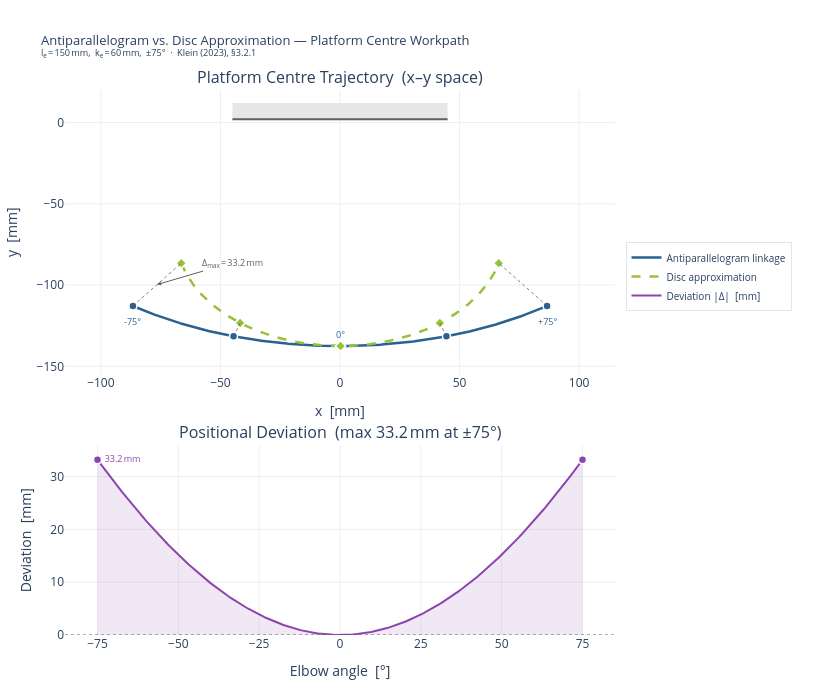

Notebook source saved alongside this figure:
### Code cell
# =================================================================
# Comparison — Antiparallelogram vs. Disc Approximation
# Platform centre trajectory and positional deviation
# =================================================================
from helpers.elbow_plots import comparison_static_figure

fig = comparison_static_figure(l_e, k_e, elbow_max_deg, show_caption=show_caption)
fig.show()

### Figure 1 — Plotly figure (JSON) as saved in the notebook; plotly's stock layout.template omitted (floating-point values rounded to 4 significant figures; data arrays with more than 128 entries replaced by an {"elided": "..."} marker saying what was removed)
{"data": [{"line": {"color": "#296193", "width": 2.5}, "mode": "lines", "name": "Antiparallelogram linkage", "type": "scatter", "x": {"elided": "400 float values"}, "xaxis": "x", "y": {"elided": "400 float values"}, "yaxis": "y"}, {"line": {"color": "#97C139", "dash": "dash", "width": 2.5}, "mode": "lines", "name": "Disc approximation", "type": "scatter", "x": {"elided": "400 float values"}, "xaxis": "x", "y": {"elided": "400 float values"}, "yaxis": "y"}, {"marker": {"color": "#296193", "line": {"color": "white", "width": 1.5}, "size": 8, "symbol": "circle"}, "mode": "markers", "showlegend": false, "type": "scatter", "x": [-86.59, -44.51, 0.2255, 44.51, 86.59], "xaxis": "x", "y": [-112.9, -131.5, -137.5, -131.5, -112.9], "yaxis": "y"}, {"marker": {"color": "#97C139", "line": {"color": "white", "width": 1.5}, "size": 8, "symbol": "diamond"}, "mode": "markers", "showlegend": false, "type": "scatter", "x": [-66.4, -41.76, 0.2255, 41.76, 66.4], "xaxis": "x", "y": [-86.53, -123.3, -137.5, -123.3, -86.53], "yaxis": "y"}, {"line": {"color": "#5F5F5F", "dash": "dot", "width": 0.8}, "mode": "lines", "showlegend": false, "type": "scatter", "x": [-86.59, -66.4], "xaxis": "x", "y": [-112.9, -86.53], "yaxis": "y"}, {"line": {"color": "#5F5F5F", "dash": "dot", "width": 0.8}, "mode": "lines", "showlegend": false, "type": "scatter", "x": [-44.51, -41.76], "xaxis": "x", "y": [-131.5, -123.3], "yaxis": "y"}, {"line": {"color": "#5F5F5F", "dash": "dot", "width": 0.8}, "mode": "lines", "showlegend": false, "type": "scatter", "x": [0.2255, 0.2255], "xaxis": "x", "y": [-137.5, -137.5], "yaxis": "y"}, {"line": {"color": "#5F5F5F", "dash": "dot", "width": 0.8}, "mode": "lines", "showlegend": false, "type": "scatter", "x": [44.51, 41.76], "xaxis": "x", "y": [-131.5, -123.3], "yaxis": "y"}, {"line": {"color": "#5F5F5F", "dash": "dot", "width": 0.8}, "mode": "lines", "showlegend": false, "type": "scatter", "x": [86.59, 66.4], "xaxis": "x", "y": [-112.9, -86.53], "yaxis": "y"}, {"fill": "toself", "fillcolor": "rgba(142,68,173,0.12)", "line": {"width": 0}, "mode": "lines", "showlegend": false, "type": "scatter", "x": {"elided": "800 float values"}, "xaxis": "x2", "y": {"elided": "800 float values"}, "yaxis": "y2"}, {"line": {"color": "#8E44AD", "width": 2}, "mode": "lines", "name": "Deviation |Δ|  [mm]", "type": "scatter", "x": {"elided": "400 float values"}, "xaxis": "x2", "y": {"elided": "400 float values"}, "yaxis": "y2"}, {"marker": {"color": "#8E44AD", "line": {"color": "white", "width": 1.5}, "size": 8, "symbol": "circle"}, "mode": "markers+text", "showlegend": false, "text": [" 33.2 mm", ""], "textfont": {"color": "#8E44AD", "size": 9}, "textposition": "middle right", "type": "scatter", "x": [-75, 75], "xaxis": "x2", "y": [33.18, 33.18], "yaxis": "y2"}], "layout": {"annotations": [{"font": {"size": 16}, "showarrow": false, "text": "Platform Centre Trajectory  (x–y space)", "x": 0.5, "xanchor": "center", "xref": "paper", "y": 1, "yanchor": "bottom", "yref": "paper"}, {"font": {"size": 16}, "showarrow": false, "text": "Positional Deviation  (max 33.2 mm at ±75°)", "x": 0.5, "xanchor": "center", "xref": "paper", "y": 0.348, "yanchor": "bottom", "yref": "paper"}, {"font": {"color": "#296193", "size": 9}, "showarrow": false, "text": "-75°", "x": -86.59, "xref": "x", "xshift": 0, "y": -112.9, "yref": "y", "yshift": -16}, {"font": {"color": "#296193", "size": 9}, "showarrow": false, "text": "0°", "x": 0.2255, "xref": "x", "xshift": 0, "y": -137.5, "yref": "y", "yshift": 12}, {"font": {"color": "#296193", "size": 9}, "showarrow": false, "text": "+75°", "x": 86.59, "xref": "x", "xshift": 0, "y": -112.9, "yref": "y", "yshift": -16}, {"arrowcolor": "#5F5F5F", "arrowhead": 2, "arrowsize": 0.8, "ax": 75, "ay": -22, "font": {"color": "#5F5F5F", "size": 9}, "showarrow": true, "text": "Δ<sub>max</sub> = 33.2 mm", "x": -76.5, "xref": "x", "y": -99.69, "yref": "y"}], "height": 700, "legend": {"bordercolor": "#ccc", "borderwidth": 0.5, "font": {"size": 10}, "x": 1.02, "y": 0.72}, "margin": {"b": 65, "l": 65, "r": 205, "t": 90}, "plot_bgcolor": "white", "shapes": [{"fillcolor": "#E6E6E6", "line": {"width": 0}, "type": "rect", "x0": -45, "x1": 45, "xref": "x", "y0": 2, "y1": 12, "yref": "y"}, {"line": {"color": "#5F5F5F", "width": 2}, "type": "line", "x0": -45, "x1": 45, "xref": "x", "y0": 2, "y1": 2, "yref": "y"}, {"line": {"color": "#5F5F5F", "dash": "dot", "width": 1}, "type": "line", "x0": 0, "x1": 1, "xref": "x2 domain", "y0": 0, "y1": 0, "yref": "y2"}], "title": {"font": {"size": 13}, "text": "Antiparallelogram vs. Disc Approximation — Platform Centre Workpath<br><sup>l<sub>e</sub> = 150 mm, k<sub>e</sub> = 60 mm, ±75° · Klein (2023), §3.2.1</sup>"}, "width": 820, "xaxis": {"anchor": "y", "domain": [0, 1], "gridcolor": "#eee", "range": [-115, 115], "title": {"text": "x  [mm]"}, "zeroline": false}, "xaxis2": {"anchor": "y2", "domain": [0, 1], "gridcolor": "#eee", "tickvals": [-75, -50, -25, 0, 25, 50, 75], "title": {"text": "Elbow angle  [°]"}, "zeroline": false}, "yaxis": {"anchor": "x", "domain": [0.478, 1], "gridcolor": "#eee", "range": [-155, 20], "title": {"text": "y  [mm]"}, "zeroline": false}, "yaxis2": {"anchor": "x2", "domain": [0, 0.348], "gridcolor": "#eee", "rangemode": "tozero", "title": {"text": "Deviation  [mm]"}, "zeroline": false}}}
